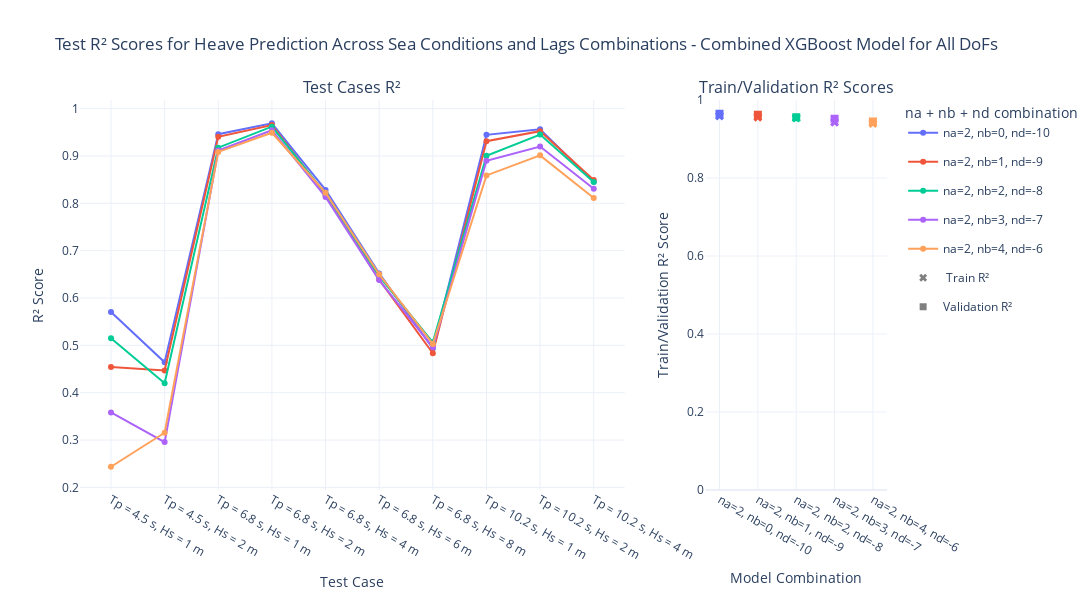

The cell this chart's notebook holds for it:
### Code cell
# Define your custom x-axis order
custom_order = [
    'T4p5s_Hs1m', 
    'T4p5s_Hs2m', 
    'Tp6p8s_Hs1m',
    'Tp6p8s_Hs2m',
    'Tp6p8s_Hs4m',
    'Tp6p8s_Hs6m',
    'Tp6p8s_Hs8m',
    'T10p2s_Hs1m',
    'Tp10p2_Hs2m',
    'T10p2s_Hs4m'
]
pretty_custom_order = [test_case_pretty_map.get(tc, tc) for tc in custom_order]

# Create color map to maintain consistent color for each `comment_value`
color_map = {}

# Create two subplots with independent y-axes
fig = make_subplots(
    rows=1, cols=2,
    column_widths=[0.75, 0.25],
    subplot_titles=("Test Cases R²", "Train/Validation R² Scores"),
    shared_yaxes=False  # Disable shared y-axes
)

for df_name, original_df  in dfs_xgb_3dof.items():
    df = original_df.copy()
    # Extract na, nb, nf from df_name
    match = re.search(r'na(\d+)_nb(\d+)_nf(\d+)', df_name)
    if match:
        na_val, nb_val, nf_val = match.groups()
        comment_value = f'na={na_val}, nb={nb_val}, nd=-{nf_val}'
    else:
        comment_value = df_name

    # Assign color to each unique comment_value if not already assigned
    if comment_value not in color_map:
        color_map[comment_value] = px.colors.qualitative.Plotly[len(color_map) % len(px.colors.qualitative.Plotly)]

    # Find the correct test case column
    if 'test case' in df.columns:
        test_case_col = 'test case'
    elif 'test_case' in df.columns:
        test_case_col = 'test_case'
    else:
        raise ValueError(f"No valid 'test_case' column found in {df_name}")
    
    # Sort based on custom order
    df[test_case_col] = pd.Categorical(df[test_case_col], categories=custom_order, ordered=True)
    df[test_case_col] = df[test_case_col].map(test_case_pretty_map).astype('category')
    df[test_case_col] = pd.Categorical(df[test_case_col], categories=pretty_custom_order, ordered=True)
    df = df.sort_values(test_case_col)

    # Plot the main line (pendulum)
    fig.add_trace(
        go.Scatter(
            x=df[test_case_col],
            y=df['r2_test_heave'],  # Correct for pendulum
            mode='lines+markers',
            name=comment_value,
            legendgroup=comment_value,
            line=dict(color=color_map[comment_value])  # Use the assigned color
        ),
        row=1, col=1
    )

    # Now plot the train/val points from df_summary_pitch
    summary_row = df_summary_heave_xgb_3dof[(df_summary_heave_xgb_3dof['na'] == int(na_val)) & 
                                      (df_summary_heave_xgb_3dof['nb'] == int(nb_val)) &
                                      (df_summary_heave_xgb_3dof['nd'] == -int(nf_val))]

    if nb_val == 2:
            line_width = 4    # Thicker line for highlighting
            marker_size = 12  # Larger markers for highlighting
            marker_symbol = 'star'
    else:
            line_width = 2
            marker_size = 8
            marker_symbol = 'circle'
            
    if not summary_row.empty:
        r2_train = summary_row['r2_train'].values[0]
        r2_val = summary_row['r2_val'].values[0]

        fig.add_trace(
            go.Scatter(
                x=[comment_value],
                y=[r2_train],
                mode='markers',
                marker=dict(symbol='x', size=8, color=color_map[comment_value]),  # Use the assigned color
                name=f'{comment_value} Train',
                legendgroup=comment_value,
                showlegend=False
            ),
            row=1, col=2
        )

        fig.add_trace(
            go.Scatter(
                x=[comment_value],
                y=[r2_val],
                mode='markers',
                marker=dict(symbol='square', size=8, color=color_map[comment_value]),  # Use the assigned color
                name=f'{comment_value} Val',
                legendgroup=comment_value,
                showlegend=False
            ),
            row=1, col=2
        )
# Add legend-only markers to clarify symbol meaning
fig.add_trace(
    go.Scatter(
        x=[None], y=[None],
        mode='markers',
        marker=dict(symbol='x', size=7, color='grey'),
        name=' Train R²',
        showlegend=True
    ),
    row=1, col=2
)

fig.add_trace(
    go.Scatter(
        x=[None], y=[None],
        mode='markers',
        marker=dict(symbol='square', size=7, color='grey'),
        name='Validation R²',
        showlegend=True
    ),
    row=1, col=2
)
# Final layout adjustments
fig.update_layout(
    title="Test R² Scores for Heave Prediction Across Sea Conditions and Lags Combinations - Combined XGBoost Model for All DoFs",
    xaxis_title="Test Case",
    xaxis2_title="Model Combination",
    yaxis_title="R² Score",
    template="plotly_white",
    height=600,
    width=1200,
    legend_title="na + nb + nd combination",
    xaxis=dict(
        categoryorder='array',
        categoryarray=pretty_custom_order
    ),
    # Adjust the zoom to fit the second plot
    yaxis2=dict(
        title="Train/Validation R² Score",
        range=[0, 1],  # You can adjust the range based on the data
        showgrid=True
    )
)

fig.show()

### Figure 1 — Plotly figure (JSON) as saved in the notebook; plotly's stock layout.template omitted (floating-point values rounded to 4 significant figures)
{"data": [{"legendgroup": "na=2, nb=0, nd=-10", "line": {"color": "#636EFA"}, "mode": "lines+markers", "name": "na=2, nb=0, nd=-10", "type": "scatter", "x": ["Tp = 4.5 s, Hs = 1 m", "Tp = 4.5 s, Hs = 2 m", "Tp = 6.8 s, Hs = 1 m", "Tp = 6.8 s, Hs = 2 m", "Tp = 6.8 s, Hs = 4 m", "Tp = 6.8 s, Hs = 6 m", "Tp = 6.8 s, Hs = 8 m", "Tp = 10.2 s, Hs = 1 m", "Tp = 10.2 s, Hs = 2 m", "Tp = 10.2 s, Hs = 4 m"], "xaxis": "x", "y": [0.5706, 0.4643, 0.946, 0.9691, 0.8282, 0.652, 0.4936, 0.9446, 0.9565, 0.8453], "yaxis": "y"}, {"legendgroup": "na=2, nb=0, nd=-10", "marker": {"color": "#636EFA", "size": 8, "symbol": "x"}, "mode": "markers", "name": "na=2, nb=0, nd=-10 Train", "showlegend": false, "type": "scatter", "x": ["na=2, nb=0, nd=-10"], "xaxis": "x2", "y": [0.959], "yaxis": "y2"}, {"legendgroup": "na=2, nb=0, nd=-10", "marker": {"color": "#636EFA", "size": 8, "symbol": "square"}, "mode": "markers", "name": "na=2, nb=0, nd=-10 Val", "showlegend": false, "type": "scatter", "x": ["na=2, nb=0, nd=-10"], "xaxis": "x2", "y": [0.965], "yaxis": "y2"}, {"legendgroup": "na=2, nb=1, nd=-9", "line": {"color": "#EF553B"}, "mode": "lines+markers", "name": "na=2, nb=1, nd=-9", "type": "scatter", "x": ["Tp = 4.5 s, Hs = 1 m", "Tp = 4.5 s, Hs = 2 m", "Tp = 6.8 s, Hs = 1 m", "Tp = 6.8 s, Hs = 2 m", "Tp = 6.8 s, Hs = 4 m", "Tp = 6.8 s, Hs = 6 m", "Tp = 6.8 s, Hs = 8 m", "Tp = 10.2 s, Hs = 1 m", "Tp = 10.2 s, Hs = 2 m", "Tp = 10.2 s, Hs = 4 m"], "xaxis": "x", "y": [0.4542, 0.4468, 0.9405, 0.9653, 0.8182, 0.6388, 0.4834, 0.9311, 0.9524, 0.8494], "yaxis": "y"}, {"legendgroup": "na=2, nb=1, nd=-9", "marker": {"color": "#EF553B", "size": 8, "symbol": "x"}, "mode": "markers", "name": "na=2, nb=1, nd=-9 Train", "showlegend": false, "type": "scatter", "x": ["na=2, nb=1, nd=-9"], "xaxis": "x2", "y": [0.956], "yaxis": "y2"}, {"legendgroup": "na=2, nb=1, nd=-9", "marker": {"color": "#EF553B", "size": 8, "symbol": "square"}, "mode": "markers", "name": "na=2, nb=1, nd=-9 Val", "showlegend": false, "type": "scatter", "x": ["na=2, nb=1, nd=-9"], "xaxis": "x2", "y": [0.962], "yaxis": "y2"}, {"legendgroup": "na=2, nb=2, nd=-8", "line": {"color": "#00CC96"}, "mode": "lines+markers", "name": "na=2, nb=2, nd=-8", "type": "scatter", "x": ["Tp = 4.5 s, Hs = 1 m", "Tp = 4.5 s, Hs = 2 m", "Tp = 6.8 s, Hs = 1 m", "Tp = 6.8 s, Hs = 2 m", "Tp = 6.8 s, Hs = 4 m", "Tp = 6.8 s, Hs = 6 m", "Tp = 6.8 s, Hs = 8 m", "Tp = 10.2 s, Hs = 1 m", "Tp = 10.2 s, Hs = 2 m", "Tp = 10.2 s, Hs = 4 m"], "xaxis": "x", "y": [0.5152, 0.4202, 0.9176, 0.9619, 0.82, 0.646, 0.5064, 0.9003, 0.9452, 0.8448], "yaxis": "y"}, {"legendgroup": "na=2, nb=2, nd=-8", "marker": {"color": "#00CC96", "size": 8, "symbol": "x"}, "mode": "markers", "name": "na=2, nb=2, nd=-8 Train", "showlegend": false, "type": "scatter", "x": ["na=2, nb=2, nd=-8"], "xaxis": "x2", "y": [0.954], "yaxis": "y2"}, {"legendgroup": "na=2, nb=2, nd=-8", "marker": {"color": "#00CC96", "size": 8, "symbol": "square"}, "mode": "markers", "name": "na=2, nb=2, nd=-8 Val", "showlegend": false, "type": "scatter", "x": ["na=2, nb=2, nd=-8"], "xaxis": "x2", "y": [0.956], "yaxis": "y2"}, {"legendgroup": "na=2, nb=3, nd=-7", "line": {"color": "#AB63FA"}, "mode": "lines+markers", "name": "na=2, nb=3, nd=-7", "type": "scatter", "x": ["Tp = 4.5 s, Hs = 1 m", "Tp = 4.5 s, Hs = 2 m", "Tp = 6.8 s, Hs = 1 m", "Tp = 6.8 s, Hs = 2 m", "Tp = 6.8 s, Hs = 4 m", "Tp = 6.8 s, Hs = 6 m", "Tp = 6.8 s, Hs = 8 m", "Tp = 10.2 s, Hs = 1 m", "Tp = 10.2 s, Hs = 2 m", "Tp = 10.2 s, Hs = 4 m"], "xaxis": "x", "y": [0.3584, 0.2957, 0.9116, 0.9542, 0.8135, 0.6378, 0.4958, 0.8899, 0.92, 0.8306], "yaxis": "y"}, {"legendgroup": "na=2, nb=3, nd=-7", "marker": {"color": "#AB63FA", "size": 8, "symbol": "x"}, "mode": "markers", "name": "na=2, nb=3, nd=-7 Train", "showlegend": false, "type": "scatter", "x": ["na=2, nb=3, nd=-7"], "xaxis": "x2", "y": [0.943], "yaxis": "y2"}, {"legendgroup": "na=2, nb=3, nd=-7", "marker": {"color": "#AB63FA", "size": 8, "symbol": "square"}, "mode": "markers", "name": "na=2, nb=3, nd=-7 Val", "showlegend": false, "type": "scatter", "x": ["na=2, nb=3, nd=-7"], "xaxis": "x2", "y": [0.952], "yaxis": "y2"}, {"legendgroup": "na=2, nb=4, nd=-6", "line": {"color": "#FFA15A"}, "mode": "lines+markers", "name": "na=2, nb=4, nd=-6", "type": "scatter", "x": ["Tp = 4.5 s, Hs = 1 m", "Tp = 4.5 s, Hs = 2 m", "Tp = 6.8 s, Hs = 1 m", "Tp = 6.8 s, Hs = 2 m", "Tp = 6.8 s, Hs = 4 m", "Tp = 6.8 s, Hs = 6 m", "Tp = 6.8 s, Hs = 8 m", "Tp = 10.2 s, Hs = 1 m", "Tp = 10.2 s, Hs = 2 m", "Tp = 10.2 s, Hs = 4 m"], "xaxis": "x", "y": [0.2436, 0.3155, 0.9085, 0.949, 0.8224, 0.6499, 0.5029, 0.8589, 0.9013, 0.8111], "yaxis": "y"}, {"legendgroup": "na=2, nb=4, nd=-6", "marker": {"color": "#FFA15A", "size": 8, "symbol": "x"}, "mode": "markers", "name": "na=2, nb=4, nd=-6 Train", "showlegend": false, "type": "scatter", "x": ["na=2, nb=4, nd=-6"], "xaxis": "x2", "y": [0.94], "yaxis": "y2"}, {"legendgroup": "na=2, nb=4, nd=-6", "marker": {"color": "#FFA15A", "size": 8, "symbol": "square"}, "mode": "markers", "name": "na=2, nb=4, nd=-6 Val", "showlegend": false, "type": "scatter", "x": ["na=2, nb=4, nd=-6"], "xaxis": "x2", "y": [0.945], "yaxis": "y2"}, {"marker": {"color": "grey", "size": 7, "symbol": "x"}, "mode": "markers", "name": " Train R²", "showlegend": true, "type": "scatter", "x": [null], "xaxis": "x2", "y": [null], "yaxis": "y2"}, {"marker": {"color": "grey", "size": 7, "symbol": "square"}, "mode": "markers", "name": "Validation R²", "showlegend": true, "type": "scatter", "x": [null], "xaxis": "x2", "y": [null], "yaxis": "y2"}], "layout": {"annotations": [{"font": {"size": 16}, "showarrow": false, "text": "Test Cases R²", "x": 0.3375, "xanchor": "center", "xref": "paper", "y": 1, "yanchor": "bottom", "yref": "paper"}, {"font": {"size": 16}, "showarrow": false, "text": "Train/Validation R² Scores", "x": 0.8875, "xanchor": "center", "xref": "paper", "y": 1, "yanchor": "bottom", "yref": "paper"}], "height": 600, "legend": {"title": {"text": "na + nb + nd combination"}}, "title": {"text": "Test R² Scores for Heave Prediction Across Sea Conditions and Lags Combinations - Combined XGBoost Model for All DoFs"}, "width": 1200, "xaxis": {"anchor": "y", "categoryarray": ["Tp = 4.5 s, Hs = 1 m", "Tp = 4.5 s, Hs = 2 m", "Tp = 6.8 s, Hs = 1 m", "Tp = 6.8 s, Hs = 2 m", "Tp = 6.8 s, Hs = 4 m", "Tp = 6.8 s, Hs = 6 m", "Tp = 6.8 s, Hs = 8 m", "Tp = 10.2 s, Hs = 1 m", "Tp = 10.2 s, Hs = 2 m", "Tp = 10.2 s, Hs = 4 m"], "categoryorder": "array", "domain": [0, 0.675], "title": {"text": "Test Case"}}, "xaxis2": {"anchor": "y2", "domain": [0.775, 1], "title": {"text": "Model Combination"}}, "yaxis": {"anchor": "x", "domain": [0, 1], "title": {"text": "R² Score"}}, "yaxis2": {"anchor": "x2", "domain": [0, 1], "range": [0, 1], "showgrid": true, "title": {"text": "Train/Validation R² Score"}}}}
